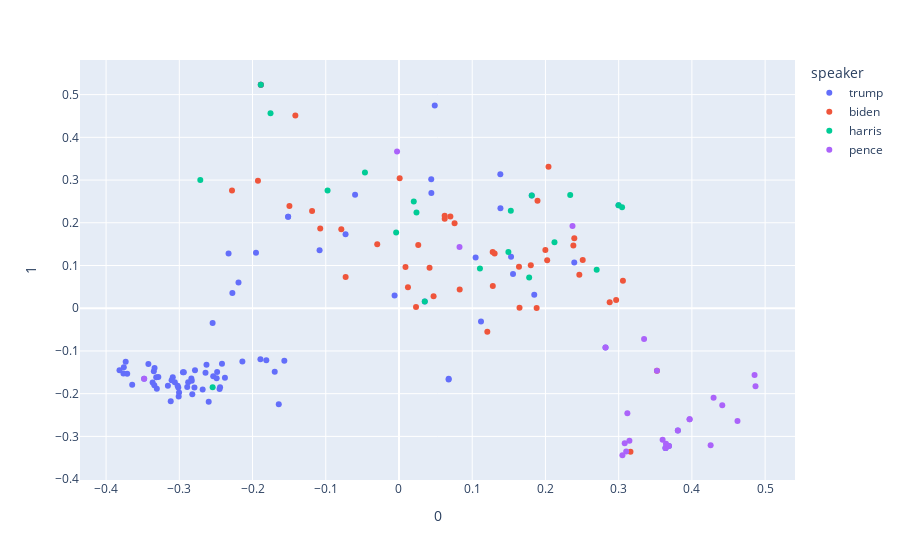

Write notebook code for a chart like this one.
### Code cell
import plotly_express as px
fig = px.scatter(dcm, 0, 1, 
                    color='speaker', 
                    hover_name='title')
fig.show()

### Figure 1 — Plotly figure (JSON) as saved in the notebook; plotly's stock layout.template omitted (floating-point values rounded to 4 significant figures)
{"data": [{"hovertemplate": "<b>%{hovertext}</b><br><br>speaker=trump<br>0=%{x}<br>1=%{y}<extra></extra>", "hovertext": ["Watch Live: President Trump's MAGA Rally in Green Bay (Full) | NBC News", "FULL RALLY: President Trump in Panama City Beach, Florida", "FULL RALLY: President Trump in Montoursville, Pennsylvania", "TRUMP 2020: President Trump Re-Election Campaign Rally - FULL SPEECH", "President Trump COMPLETE REMARKS at July 4th \"Salute to America\" (C-SPAN)", "FULL RALLY: President Trump Rally in Greenville, North Carolina", "FULL RALLY: President Trump on Democrats, Economy in Cincinnati, Ohio", "Pres. Trump New Hampshire Rally in Manchester | ABC News Live Coverage", "Watch LIVE President Trump campaign rally in Fayetteville, North Carolina | ABC News", "FULL SPEECH President Donald Trump Rally - Rio Rancho, NM. 2019", "FULL RALLY: President Trump rally in Minneapolis, MN", "FULL TRUMP RALLY: President Trump holds campaign rally in Dallas, Texas", "Watch Live: President Donald Trump Speaks At Mississippi Campaign Rally | NBC News", "FULL RALLY: President Trump in Lexington, Kentucky", "Watch Live: President Donald Trump Speaks At A Keep America Great Rally In Louisiana | NBC News", "FULL RALLY: President Trump Monroe, Louisiana", "FULL RALLY: President Trump in Bossier City, Louisiana", "KEEP AMERICA GREAT: President Trump FULL RALLY in Florida", "President Donald Trump speaks at his Hershey rally (full speech)", "Full Video: President Trump speaks at campaign rally in Battle Creek", "FULL RALLY: President Trump talks impeachment and more in Toledo, Ohio", "Donald Trump hosts \"Keep America Great\" rally in Milwaukee, Wis.", "Trump Rally in Wildwood New Jersey, Jan. 28, 2020, full speech", "LIVE: President Trump in Des Moines, IA", "LIVE: State of the Union Address", "LIVE: President Trump in Manchester, NH", "LIVE: President Trump in Phoenix, AZ", "LIVE: President Trump in Colorado Springs, CO", "LIVE: President Trump in Las Vegas, NV", "LIVE: President Trump in North Charleston, SC", "LIVE: President Trump in Charlotte, NC", "LIVE: President Trump in Tulsa, Oklahoma", "Trump addresses crowd of young Americans at Arizona rally | FULL", "President Trump's full speech at Mount Rushmore | USA TODAY", "President Trump goes one-on-one with Chris Wallace | Full Interview", "AXIOS on HBO: President Trump Exclusive Interview (Full Episode) | HBO", "Trump offers Lebanon assistance following explosion, touts' coronavirus response | FULL", "Trump slams Kamala Harris, makes 2020 predictions | Full Interview", "WATCH LIVE: President Trump comes to Minnesota for Mankato campaign stop", "WATCH: President Trump in Yuma, AZ", "Trump Delivers Remarks at Mariotti Building Products in Old Forge, Pennsylvania", "President Donald Trump's Full Republican National Convention Speech | NBC10 Philadelphia", "President Trump's Full RNC 2020 Speech | NowThis", "Jacob Blake protests: Trump announces funding for Kenosha police, businesses during visit | FULL", "President Trump designates Wilmington, NC as the first American World War II Heritage City | FULL", "Trump delivers campaign remarks at Arnold Palmer Regional Airport", "Raw Video: President Trump Full Speech at Rally in Winston-Salem, NC (High Quality) 9/8/20", "FULL RALLY: President Trump campaigns in Freeland, Michigan", "Trump delivers remarks from Minden, Nevada", "Trump holds a campaign event in Henderson, Nevada", "LIVE: Trump's full speech at the White House Conference on American History (Sept. 17) | NTD", "FULL RALLY: President Trump in Mosinee, Wisconsin", "Trump talks COVID-19 vaccine distribution, TikTok ban | FULL", "Live: Trump Holds Campaign Rally In North Carolina | NBC News", "President Trump FULL Speech at Vandalia, OH Campaign Rally (High Quality!) 9/21/20", "President Trump holds press conference at the White House", "President Trump holds a freewheeling campaign rally in Jacksonville, FL | FULL RALLY", "FULL: Trump campaign speech in Atlanta", "🔴LIVE: PRESIDENT DONALD TRUMP FULL SPEECH AT MIDDLETOWN, PA RALLY...", "Trump: What's The Deal? Full Documentary (1991)", "Trump Gives Update On Coronavirus Testing Strategy | NBC News", "President Trump FULL Speech at Vandalia, OH Campaign Rally High Quality! 92120", "RAW VIDEO: President Donald Trump FULL SPEECH at Duluth, MN Rally 9/30/20", "The president's taxes: A story to 'Trump' all the others? | The Listening Post", "President Trump’s Doctor Provides Health Update from Walter Reed | NBC News", "White House physician provides update on Trump's condition - 10/5 (FULL LIVE STREAM)", "LIVE: Trump Returns to the White House With Covid-19 and Without a Face Mask | Happening Today", "Trump backs out of relief talks as he continues to downplay virus", "President Trump Rally On Rush Limbaugh's Show - 09/10/20 (FULL)", "The Trump Administration's First Term Corruption | The Daily Show", "\"I'M BACK\" President Trump First Rally Since BEATING Covid-19 | Full Rally | 10/12/20", "RAW VIDEO: President Donald Trump FULL SPEECH at Johnstown, PA Rally 10/13/20", "WATCH LIVE: Trump holds campaign rally in Greenville, North Carolina", "President Donald Trump FULL SPEECH at Greenville, NC Rally 10/15/20", "Trump speaks at  'Make America Great Again' rally in Georgia", "Full speech: President Trump holds campaign rally in Muskegon", "President Trump Newport Beach Supporters Emptied On To Via Lido on DAN-O-VISION...", "Trump’s First Term Trips Abroad | The Daily Show", "\"TIME TO WIN\" President Trump FULL RALLY In Erie, Pennsylvania", "Trump releases 60 Minutes interview FULL on the #LieStream", "President Trump's '60 Minutes' interview", "Live: President Trump Delivers Remarks In North Carolina | NBC News", "President Donald Trump FULL SPEECH at Circleville, OH Rally 10/24/20", "Donald and Melania Trump: A Love Story for the Ages | The Daily Social Distancing Show"], "legendgroup": "trump", "marker": {"color": "#636efa", "symbol": "circle"}, "mode": "markers", "name": "trump", "orientation": "v", "showlegend": true, "type": "scatter", "x": [-0.3009, -0.3315, -0.245, -0.1642, 0.1557, -0.2793, -0.295, -0.2599, -0.2443, -0.3014, -0.3061, -0.3365, -0.2629, -0.2139, -0.1892, -0.1812, -0.1566, -0.3156, -0.2835, -0.3711, -0.3307, -0.3023, -0.1697, -0.3341, 0.112, -0.2483, -0.2681, -0.2938, -0.3758, -0.2879, -0.2537, -0.3287, -0.2417, 0.1847, -0.2192, -0.1953, -0.1514, -0.2275, -0.1514, -0.2642, -0.3348, 0.06778, 0.06789, -0.1084, -0.006002, -0.3732, -0.3117, -0.3003, -0.3089, -0.249, 0.2394, -0.3643, -0.07296, -0.3763, -0.3338, -0.05996, -0.3105, -0.2545, -0.3422, 0.1046, 0.1385, 0.2998, -0.2377, 0.153, 0.1384, 0.04884, -0.1887, -0.1887, 0.2821, 0.3687, -0.2823, -0.283, 0.3641, 0.3641, -0.3817, 0.3808, 0.04403, 0.1813, -0.2892, -0.2328, 0.03521, -0.2786, -0.348, 0.04421], "xaxis": "x", "y": [-0.2066, -0.1614, -0.1893, -0.2245, 0.08, -0.1858, -0.1497, -0.219, -0.1848, -0.1856, -0.1731, -0.1738, -0.1322, -0.1248, -0.1197, -0.1216, -0.1227, -0.1812, -0.1647, -0.1531, -0.1886, -0.1814, -0.1489, -0.1804, -0.03129, -0.1491, -0.1905, -0.1498, -0.1379, -0.1735, -0.1592, -0.1613, -0.1298, 0.03149, 0.05993, 0.13, 0.2143, 0.03571, 0.2143, -0.151, -0.1478, -0.1666, -0.1654, 0.1359, 0.0298, -0.1253, -0.2176, -0.1974, -0.1615, -0.1642, 0.1069, -0.1791, 0.1732, -0.1526, -0.1402, 0.2656, -0.1683, -0.03448, -0.1305, 0.1186, 0.2341, 0.241, -0.163, 0.1206, 0.3136, 0.4743, 0.5231, 0.5231, -0.09203, -0.3225, -0.2015, -0.1699, -0.3272, -0.3272, -0.1453, -0.2863, 0.302, 0.264, -0.1842, 0.128, 0.01562, -0.1453, -0.1652, 0.2695], "yaxis": "y"}, {"hovertemplate": "<b>%{hovertext}</b><br><br>speaker=biden<br>0=%{x}<br>1=%{y}<extra></extra>", "hovertext": ["Joe Biden holds first 2020 campaign rally", "Joe Biden speaks during a campaign rally in Philadelphia", "Full Speech: Biden Condemns Trump’s Rhetoric And White Nationalism | NBC News", "Full speech: Joe Biden speaks at the Iowa Democratic Wing Ding", "Joe Biden's Full Remarks in Reno, Nevada | Joe Biden for President", "Joe Biden Speaks in Scranton, Pennsylvania", "CAMPAIGN 2020: Joe Biden's full 2020 King Day at the Dome speech", "I'm about to take the stage from California. Tune in to watch live:", "I'm about to take the stage from Mississippi. Tune in to watch live:", "I'm about to take the stage from Philadelphia. Tune in to watch live:", "Joe Biden delivers remarks on the impact of the Coronavirus on Young Americans. Tune in:", "Joe Biden Delivers Remarks on Implementation & Oversight of CARES Act | Joe Biden For President", "Joe Biden remarks on Protests", "Vice President Biden Delivers Remarks On Having a Safer Economic Reopening", "Vice President Biden's Remarks at Global Pride | Joe Biden For President", "Vice President Biden delivers remarks on Trump’s failure to protect the American people", "Joe Biden Delivers Remarks On His “Build Back Better” Plan For An Equitable Clean Energy Future", "Joe Biden Unveils $775 Billion ‘Build Back Better’ Plan to Boost Child and Elderly Care", "Joe Biden introduces Kamala Harris as running mate", "Joe Biden speaks at the 2020 Democratic National Convention | Full Speech", "FULL VIDEO: Joe Biden delivers remarks on violence across America", "FULL VIDEO: Joe Biden makes remarks on education and takes questions in Wilmington, Delaware", "Joe Biden's full campaign speech HD 8/31/2020", "Joe Biden Speech on The Supreme Court & Justice Ruth Bader Ginsburg LIVE", "Live: Biden speaks in Wisconsin", "\"Benjamin Crump Interview, Joe Biden Interview, Ask The CLO and more\" | Full Show 09.25.20", "9-3-20 Biden Visits Kenosha, full livestream coverage", "Joe Biden holds campaign event in Pennsylvania", "Stop Joe Biden Rally in Delaware FULL | The Frontline with Joe & Joe", "Stop Joe Biden Rally in Delaware FULL | The Frontline with Joe & Joe", "FULL VIDEO: Joe Biden delivers address on national unity", "Biden & Harris full campaign speeches HD 10/8/2020", "Live: Biden Holds Campaign Event In Pennsylvania  | NBC News", "Joe Biden holds drive-in rally at UAW Local 14 in Toledo | FULL RALLY", "Joe Biden's Body Language - Interview About Tara Reade (Full Interview)", "Former Vice President Joe Biden Town Hall Interview", "War Room: Pandemic Ep 443 -The CCP's Ownership of Joe Biden Pt.1 (w/ Rudy Giuliani)", "Noam Chomsky / Bad Faith Debate on Voting for Biden (ft. Ben Burgis)", "Social Media and the Hunter Biden Report", "Pence BLASTS Biden, Harris in campaign speech | FULL REMARKS", "Live: Biden Delivers Remarks on Coronavirus and the Economy | NBC News", "Reaction to Hunter Biden’s Business Partner Speaking Up", "Talk Time 🔴 Watch Joe Biden’s Full Interview With Craig Melvin   TODAY"], "legendgroup": "biden", "marker": {"color": "#EF553B", "symbol": "circle"}, "mode": "markers", "name": "biden", "orientation": "v", "showlegend": true, "type": "scatter", "x": [0.008881, 0.08288, 0.3058, 0.2509, 0.18, -0.07286, 0.1892, 0.1279, 0.1281, 0.2463, -0.02971, 0.04174, 0.2024, 0.2394, 0.2042, 0.1306, 0.1639, 0.07594, 0.188, 0.1646, 0.2877, 0.02631, 0.2966, 0.2381, 0.01225, -0.1496, -0.228, 0.04726, 0.06243, 0.06238, -0.1887, 0.3523, 0.02328, 0.1206, -0.1926, 0.07017, -0.07878, -0.1415, 0.0009144, 0.3161, 0.1999, -0.1076, -0.1187], "xaxis": "x", "y": [0.09649, 0.0439, 0.06427, 0.113, 0.1004, 0.07315, 0.2514, 0.1318, 0.05172, 0.07851, 0.1495, 0.09476, 0.1125, 0.1636, 0.3312, 0.1279, 0.09708, 0.199, 0.0002393, 0.001094, 0.01372, 0.1481, 0.01912, 0.1467, 0.04892, 0.2395, 0.2755, 0.02783, 0.2095, 0.2163, 0.5231, -0.1466, 0.002828, -0.05492, 0.2986, 0.2149, 0.1849, 0.4512, 0.3042, -0.3358, 0.1364, 0.1869, 0.2276], "yaxis": "y"}, {"hovertemplate": "<b>%{hovertext}</b><br><br>speaker=harris<br>0=%{x}<br>1=%{y}<extra></extra>", "hovertext": ["Full speech: Kamala Harris | Iowa Democrats’ Hall of Fame event (6/19)", "Democratic VP candidate Kamala Harris speaks at Joe Biden event", "WATCH: Kamala Harris’ full speech at the 2020 Democratic National Convention | 2020 DNC Night 3", "Kamala Harris to discuss Trump's response to coronavirus", "Kamala Harris Responds LIVE to Trump’s Supreme Court Nomination", "Kamala Harris full incredible  speech on Supreme Court and the election.", "Could life exist on other planets? John Harris", "Jaime Harrison mops the floor with Lindsey Graham - South Carolina Debate", "ROARR 98.7 EPISODE OO7: ALEX HARRIS", "In The Loop: Kamala Harris' Record & Can COVID Treatments Impact President's Brain Function?", "How I know BLM is Full of Crap: Kamala Harris, Joe Biden Far Worse than Trump on Justice Reform", "LisaRaye, Trump's COVID-19, \"Tiny\" Harris, and More! FULL EPISODE | #WindDownWeekend", "Lindsey Graham Jaime Harrison debate forum: full video", "How Facebook opened Pandora’s box - Tristan Harris | Andrew Yang | Yang Speaks", "Kamala Harris grills Amy Coney Barrett on health care at confirmation hearing", "Kamala Harris Early Vote Mobilization Event in Orlando, Florida", "Trump blasts Joe Biden, mocks Kamala Harris at Tucson, Arizona rally | FULL", "Kamala Harris gets REAL with CJ McCollum, Donovan Mitchell, and Tobias: Remaking America Roundtable", "Former President Obama speaks in Philadelphia for Biden-Harris campaign — 10/21/2020", "Kamala Harris Democratic, vice presidential nominee, attends voting event in Atlanta"], "legendgroup": "harris", "marker": {"color": "#00cc96", "symbol": "circle"}, "mode": "markers", "name": "harris", "orientation": "v", "showlegend": true, "type": "scatter", "x": [0.1494, 0.1778, 0.2123, 0.27, 0.3047, 0.2998, -0.04651, -0.003876, -0.1887, 0.1527, 0.0202, -0.2713, 0.02388, -0.1754, 0.2338, 0.1813, -0.2545, -0.09752, 0.03521, 0.1106], "xaxis": "x", "y": [0.1315, 0.07188, 0.1543, 0.09027, 0.2365, 0.241, 0.3177, 0.1772, 0.5231, 0.2279, 0.2497, 0.3001, 0.2243, 0.4563, 0.2648, 0.264, -0.1848, 0.2753, 0.01562, 0.09272], "yaxis": "y"}, {"hovertemplate": "<b>%{hovertext}</b><br><br>speaker=pence<br>0=%{x}<br>1=%{y}<extra></extra>", "hovertext": ["VP Mike Pence introduces President Trump at 2020 re-election rally", "AMERICA IS BACK: VP Pence amps up crowd during Trump rally", "\"HE'S THE REAL DEAL\": VP Pence speaks at Trump rally in Fayetteville, NC", "VP Pence FULL Remarks At 2019 IAC Conference  10-21-2019", "Vice President Mike Pence speaks at the Trump rally in Hershey", "VP Pence OpenING Speech First 2020 KAG Rally | Toledo OH | 1-09-20 20", "Vice President Mike Pence speaks at a Make America Great Again Rally in Tulsa, OK | FULL SPEECH", "JUST IN: Pence responds to Kamala Harris being chosen as Joe Biden's 2020 running mate", "WATCH LIVE: Mike Pence speaks at Trump campaign event in Michigan", "Pence campaigns in Wisconsin | FULL REMARKS", "Full video: Vice President Mike Pence holds campaign rally in Gilford", "LIVE: Pence Hosts Presidential Debate Watch Party in Lititz, Pennsylvania", "Mike Pence in Atlanta: Why and when is he here?", "Canvas + O365 Integration with Jeff Pence", "Pence attends a 'Make America Great Again!' event in Nevada", "Mike Pence holds 'Make American Great Again' event in Arizona", "WATCH Full Speech: Vice President Mike Pence hosts a \"Latinos for Trump\" event in Orlando.", "#LiveStream #USElections2020 #Pence holds campaign rally at The Villages in Florida | 10-10-20", "WATCH: Vice President Pence in Waukesha, WI #Wisconsin", "Full Speech: Mike Pence Rallies Supporters in Grand Rapids", "VP Pence in Selma (Full speech)", "Pence campaigns in Pennsylvania", "VP Pence holds 'Make America Great Again!' event", "Full speech: Vice President Pence holds campaign rally in Waterford Township, Michigan", "FULL LIVE EVENT Vice President Mike Pence Lakeland, Florida 10/24/2020"], "legendgroup": "pence", "marker": {"color": "#ab63fa", "symbol": "circle"}, "mode": "markers", "name": "pence", "orientation": "v", "showlegend": true, "type": "scatter", "x": [0.4869, 0.4856, 0.3347, 0.237, 0.4296, 0.4415, 0.4623, 0.3969, 0.3969, 0.3147, 0.3119, 0.3082, 0.08265, -0.002627, 0.2821, 0.3523, 0.4256, 0.3687, 0.36, 0.3641, 0.3808, 0.3103, 0.3646, 0.3051, -0.348], "xaxis": "x", "y": [-0.1829, -0.1563, -0.0723, 0.1926, -0.2094, -0.2272, -0.2643, -0.26, -0.26, -0.3102, -0.2457, -0.316, 0.1432, 0.3666, -0.09203, -0.1466, -0.3208, -0.3225, -0.3082, -0.3272, -0.2863, -0.3352, -0.3174, -0.3442, -0.1652], "yaxis": "y"}], "layout": {"legend": {"title": {"text": "speaker"}, "tracegroupgap": 0}, "margin": {"t": 60}, "xaxis": {"anchor": "y", "domain": [0, 1], "title": {"text": "0"}}, "yaxis": {"anchor": "x", "domain": [0, 1], "title": {"text": "1"}}}}
